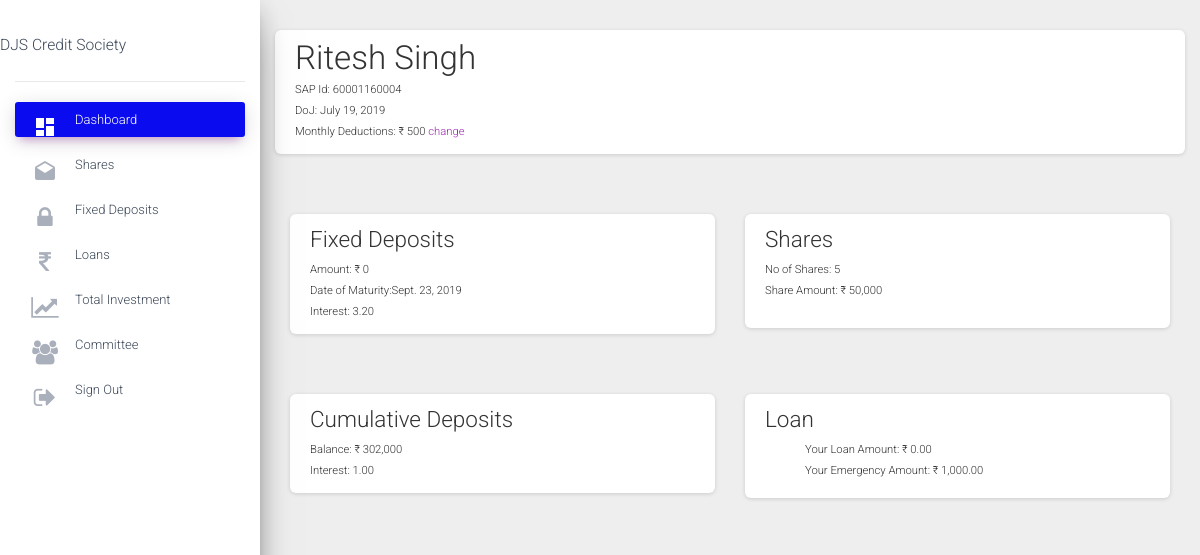
Page /status/details (signed in) on the earlier database version.
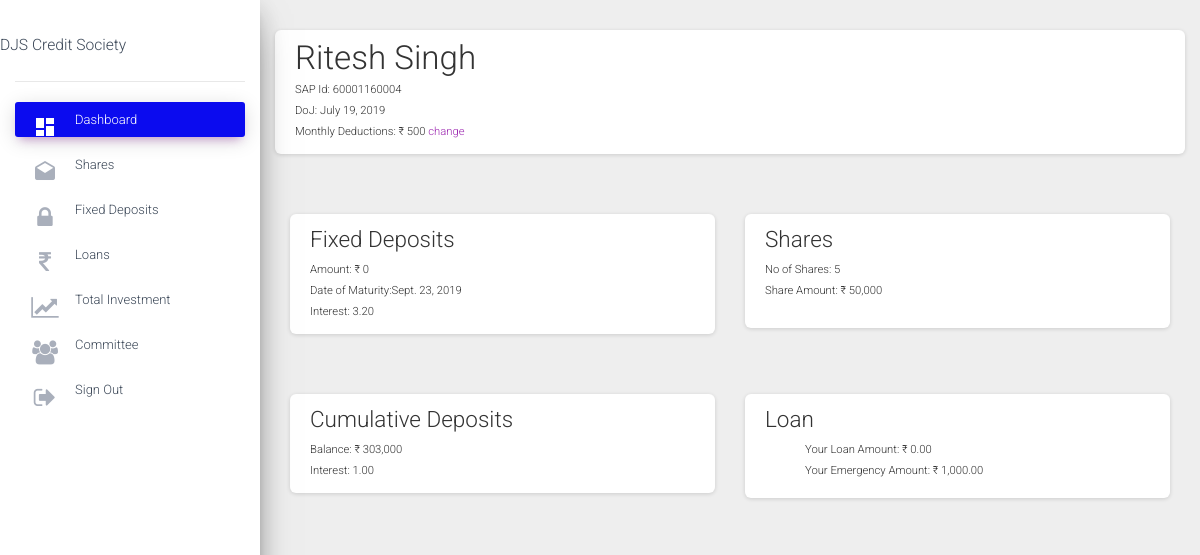
Same page on the later database version.
### status/models.py (models this page shows, shortened)
class Account(models.Model):
    accountnumber=models.IntegerField(null=False,unique=True)
    username=models.ForeignKey(User,on_delete=models.CASCADE,null=True,unique=True)
    name=models.CharField(max_length=50,null=False)
    sapid=models.IntegerField(null=False,unique=True)
    dateofjoining=models.DateField(null=False)
    sharevalue=models.IntegerField(default=0,null=False)
    totalinvestment=models.IntegerField(default=0,null=False)
    shareamount=models.IntegerField(default=0,null=False)
    sharebalance=models.IntegerField(default=0)
    cdamount=models.IntegerField(default=0)
    cdbalance=models.IntegerField(default=0)
    totalamount=models.DecimalField(default=0,max_digits=10,decimal_places=2)
    Noofshares=models.IntegerField(default=0,null=True)
    islongloantaken=models.BooleanField(default=False)
    isloanemertaken=models.BooleanField(default=False)
    longloanamount=models.DecimalField(blank=True,null=True,default=0,max_digits=10,decimal_places=2)
    longloanprinciple=models.DecimalField(blank=True,null=True,default=0,max_digits=10,decimal_places=2)
    longloanperiod=models.IntegerField(blank=True,null=True,default=0)
    longloaninterestamount=models.DecimalField(blank=True,null=True,default=0,max_digits=10,decimal_places=2)
    longloanbalance=models.DecimalField(blank=True,null=True,default=0,max_digits=10,decimal_places=2)
    longloanadditional=models.DecimalField(blank=True,null=True,default=0,max_digits=10,decimal_places=2)
    longloanemi=models.DecimalField(blank=True,null=True,default=0,max_digits=10,decimal_places=2)
    emerloanamount=models.DecimalField(blank=True,null=True,default=0,max_digits=10,decimal_places=2)
    emerloanprinciple=models.DecimalField(blank=True,null=True,default=0,max_digits=10,decimal_places=2)
    emerloanperiod=models.IntegerField(blank=True,null=True,default=0)
    emerloaninterestamount=models.DecimalField(blank=True,null=True,default=0,max_digits=10,decimal_places=2)
    emerloanbalance=models.DecimalField(blank=True,null=True,default=0,max_digits=10,decimal_places=2)
    emerloanemi=models.DecimalField(blank=True,null=True,default=0,max_digits=10,decimal_places=2)
    downpayment=models.DecimalField(blank=True,null=True,default=0,max_digits=10,decimal_places=2)
    displaydownpayment=models.DecimalField(blank=True,null=True,default=0,max_digits=10,decimal_places=2)
    fdcapital=models.IntegerField(default=0,null=True)
    fdmaturitydate=models.DateField(null=True)
    teachingstaff=models.BooleanField(default=False)
    nonteachingstaff=models.BooleanField(default=False)

### status/views.py (the view)
# urls.py: path('details',views.details,name="details"),
@login_required
def details(request):
    current_user_id=request.user.username
    name=str(Account.name)
    Accountholder=Account.objects.filter(username__username__icontains=current_user_id).get()
    Interests=interests.objects.all().last()
    Final_new_change =0
    if request.method=="POST":
        New_money_change = change_MoneyForm(request.POST)
        if New_money_change.is_valid():
            Final_new_change = New_money_change.cleaned_data['new_amount']
            subject = 'This guy wants to change his monthly deduction'
            message = Accountholder.name +" : "+str(Final_new_change)
            email_from = settings.EMAIL_HOST_USER
            recipient_list = ['jatinhdalvi@gmail.com','aashulikabra@gmail.com','champtem11@gmail.com']
            messages.success(request, 'Mail sent')
            send_mail( subject, message, email_from, recipient_list )
            print("mail sent")
    else:
        New_money_change=change_MoneyForm()
    print(Final_new_change)
    date = Accountholder.dateofjoining
    print("loan")
    context={
    'name':name,
    'Accountholder':Accountholder,
    'date':date,
    'Interests':Interests,
    'dashboard':"active",
    }
    return render(request,'dashboard.html',context=context)

### status/templates/dashboard.html (shortened to what this page needs)
{%extends 'details.html'%}
{% load humanize %}
{%block content%}
<main role="main" class="col-md-9col-lg-10 px-4">
  <div>
    <div class="card">
      <div class="card-body">
        <h1>{{Accountholder.name}} </h1>
        <h4>SAP Id: {{Accountholder.sapid}}</h4>
        <h4>DoJ: {{date}}</h4>
        <h4>Monthly Deductions: &#x20b9; {{Accountholder.sharevalue|intcomma }}
          <a href="#modal">change</a>
        </h4>
      </div>
    </div>
    <div class="container">
      <div class="row">
        <div class="col">
          <div class="card">
            <div class="card-body">
              <h2>Fixed Deposits </h2>
              <h4>Amount: &#x20b9; {{ Accountholder.fdcapital|intcomma }}</h4>
              <h4>Date of Maturity:{{Accountholder.fdmaturitydate}}</h4>
              <h4>Interest: {{Interests.fdinterest}} </h4>
            </div>
          </div>
        </div>
        <div class="col">
          <div class="card">
            <div class="card-body">
              <h2>Shares</h2>
              <h4>No of Shares: {{Accountholder.Noofshares}}</h4>
              <h4>Share Amount: &#x20b9; {{Accountholder.sharebalance|intcomma }}</h4>
              <br>
            </div>
          </div>
        </div>
      </div>
    </div>
    <div class="container">
      <div class="row">
        <div class="col">
          <div class="card">
            <div class="card-body">
              <h2>Cumulative Deposits </h2>
              <h4>Balance: &#x20b9; {{ Accountholder.cdbalance|intcomma }}</h4>
              <h4>Interest: {{Interests.cddividend}} </h4>
            </div>
          </div>
        </div>
        <div class="col">
          <div class="card">
            <div class="card-body">
              <h2>Loan</h2>
              <ul>
                {% if Accountholder.islongloantaken or Accountholder.isloanemertaken is True %}
                <h4>Your Loan Amount: &#x20b9; {{ Accountholder.longloanprinciple|intcomma  }}</h4>
                <h4>Your Emergency Amount: &#x20b9; {{ Accountholder.emerloanamount|intcomma  }}</h4>
                {% else %}
                <h4>You have no loans due</h4>
                <h4>Request Loan
                  <a href="../status/Loanuser" style="font-size:0.8rem;"> Loan </a>
                </h4>
                {% endif %}
              </ul>
            </div>
          </div>
        </div>
      </div>
</main>
{%endblock%}

Differences in the rows shown:
changed Account "Ritesh Singh": cdbalance "302,000" → "303,000"
